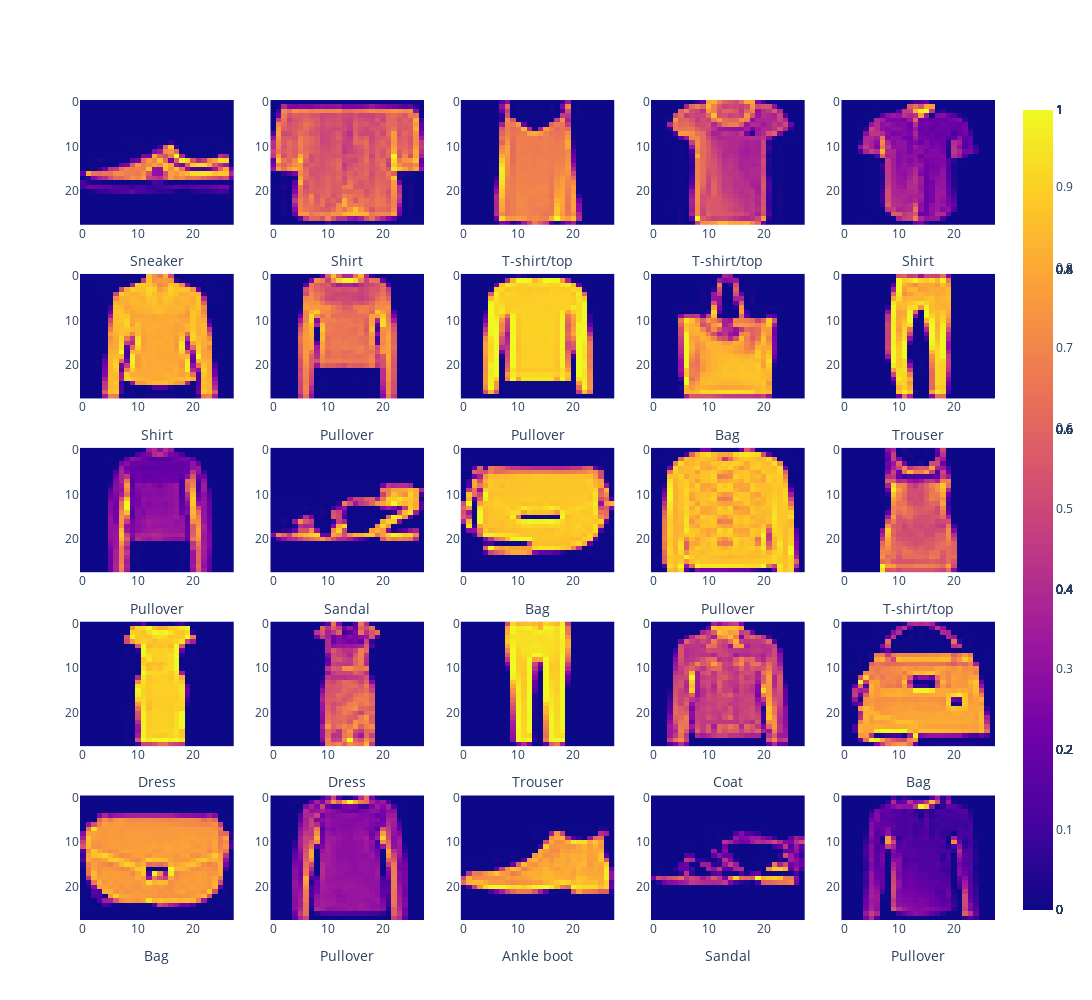

Notebook source saved alongside this figure:
### Code cell
plotRandomImg(train_data, seed=2122)

### Figure 1 — Plotly figure (JSON) as saved in the notebook; plotly's stock layout.template omitted (floating-point values rounded to 4 significant figures; data arrays with more than 128 entries replaced by an {"elided": "..."} marker saying what was removed)
{"data": [{"type": "heatmap", "xaxis": "x", "yaxis": "y", "z": {"elided": "28x28 float values"}}, {"type": "heatmap", "xaxis": "x2", "yaxis": "y2", "z": {"elided": "28x28 float values"}}, {"type": "heatmap", "xaxis": "x3", "yaxis": "y3", "z": {"elided": "28x28 float values"}}, {"type": "heatmap", "xaxis": "x4", "yaxis": "y4", "z": {"elided": "28x28 float values"}}, {"type": "heatmap", "xaxis": "x5", "yaxis": "y5", "z": {"elided": "28x28 float values"}}, {"type": "heatmap", "xaxis": "x6", "yaxis": "y6", "z": {"elided": "28x28 float values"}}, {"type": "heatmap", "xaxis": "x7", "yaxis": "y7", "z": {"elided": "28x28 float values"}}, {"type": "heatmap", "xaxis": "x8", "yaxis": "y8", "z": {"elided": "28x28 float values"}}, {"type": "heatmap", "xaxis": "x9", "yaxis": "y9", "z": {"elided": "28x28 float values"}}, {"type": "heatmap", "xaxis": "x10", "yaxis": "y10", "z": {"elided": "28x28 float values"}}, {"type": "heatmap", "xaxis": "x11", "yaxis": "y11", "z": {"elided": "28x28 float values"}}, {"type": "heatmap", "xaxis": "x12", "yaxis": "y12", "z": {"elided": "28x28 float values"}}, {"type": "heatmap", "xaxis": "x13", "yaxis": "y13", "z": {"elided": "28x28 float values"}}, {"type": "heatmap", "xaxis": "x14", "yaxis": "y14", "z": {"elided": "28x28 float values"}}, {"type": "heatmap", "xaxis": "x15", "yaxis": "y15", "z": {"elided": "28x28 float values"}}, {"type": "heatmap", "xaxis": "x16", "yaxis": "y16", "z": {"elided": "28x28 float values"}}, {"type": "heatmap", "xaxis": "x17", "yaxis": "y17", "z": {"elided": "28x28 float values"}}, {"type": "heatmap", "xaxis": "x18", "yaxis": "y18", "z": {"elided": "28x28 float values"}}, {"type": "heatmap", "xaxis": "x19", "yaxis": "y19", "z": {"elided": "28x28 float values"}}, {"type": "heatmap", "xaxis": "x20", "yaxis": "y20", "z": {"elided": "28x28 float values"}}, {"type": "heatmap", "xaxis": "x21", "yaxis": "y21", "z": {"elided": "28x28 float values"}}, {"type": "heatmap", "xaxis": "x22", "yaxis": "y22", "z": {"elided": "28x28 float values"}}, {"type": "heatmap", "xaxis": "x23", "yaxis": "y23", "z": {"elided": "28x28 float values"}}, {"type": "heatmap", "xaxis": "x24", "yaxis": "y24", "z": {"elided": "28x28 float values"}}, {"type": "heatmap", "xaxis": "x25", "yaxis": "y25", "z": {"elided": "28x28 float values"}}], "layout": {"coloraxis": {"showscale": false}, "height": 1000, "width": 1200, "xaxis": {"anchor": "y", "domain": [0, 0.168], "title": {"text": "Sneaker"}}, "xaxis10": {"anchor": "y10", "domain": [0.832, 1], "title": {"text": "Trouser"}}, "xaxis11": {"anchor": "y11", "domain": [0, 0.168], "title": {"text": "Pullover"}}, "xaxis12": {"anchor": "y12", "domain": [0.208, 0.376], "title": {"text": "Sandal"}}, "xaxis13": {"anchor": "y13", "domain": [0.416, 0.584], "title": {"text": "Bag"}}, "xaxis14": {"anchor": "y14", "domain": [0.624, 0.792], "title": {"text": "Pullover"}}, "xaxis15": {"anchor": "y15", "domain": [0.832, 1], "title": {"text": "T-shirt/top"}}, "xaxis16": {"anchor": "y16", "domain": [0, 0.168], "title": {"text": "Dress"}}, "xaxis17": {"anchor": "y17", "domain": [0.208, 0.376], "title": {"text": "Dress"}}, "xaxis18": {"anchor": "y18", "domain": [0.416, 0.584], "title": {"text": "Trouser"}}, "xaxis19": {"anchor": "y19", "domain": [0.624, 0.792], "title": {"text": "Coat"}}, "xaxis2": {"anchor": "y2", "domain": [0.208, 0.376], "title": {"text": "Shirt"}}, "xaxis20": {"anchor": "y20", "domain": [0.832, 1], "title": {"text": "Bag"}}, "xaxis21": {"anchor": "y21", "domain": [0, 0.168], "title": {"text": "Bag"}}, "xaxis22": {"anchor": "y22", "domain": [0.208, 0.376], "title": {"text": "Pullover"}}, "xaxis23": {"anchor": "y23", "domain": [0.416, 0.584], "title": {"text": "Ankle boot"}}, "xaxis24": {"anchor": "y24", "domain": [0.624, 0.792], "title": {"text": "Sandal"}}, "xaxis25": {"anchor": "y25", "domain": [0.832, 1], "title": {"text": "Pullover"}}, "xaxis3": {"anchor": "y3", "domain": [0.416, 0.584], "title": {"text": "T-shirt/top"}}, "xaxis4": {"anchor": "y4", "domain": [0.624, 0.792], "title": {"text": "T-shirt/top"}}, "xaxis5": {"anchor": "y5", "domain": [0.832, 1], "title": {"text": "Shirt"}}, "xaxis6": {"anchor": "y6", "domain": [0, 0.168], "title": {"text": "Shirt"}}, "xaxis7": {"anchor": "y7", "domain": [0.208, 0.376], "title": {"text": "Pullover"}}, "xaxis8": {"anchor": "y8", "domain": [0.416, 0.584], "title": {"text": "Pullover"}}, "xaxis9": {"anchor": "y9", "domain": [0.624, 0.792], "title": {"text": "Bag"}}, "yaxis": {"anchor": "x", "autorange": "reversed", "domain": [0.848, 1]}, "yaxis10": {"anchor": "x10", "autorange": "reversed", "domain": [0.636, 0.788]}, "yaxis11": {"anchor": "x11", "autorange": "reversed", "domain": [0.424, 0.576]}, "yaxis12": {"anchor": "x12", "autorange": "reversed", "domain": [0.424, 0.576]}, "yaxis13": {"anchor": "x13", "autorange": "reversed", "domain": [0.424, 0.576]}, "yaxis14": {"anchor": "x14", "autorange": "reversed", "domain": [0.424, 0.576]}, "yaxis15": {"anchor": "x15", "autorange": "reversed", "domain": [0.424, 0.576]}, "yaxis16": {"anchor": "x16", "autorange": "reversed", "domain": [0.212, 0.364]}, "yaxis17": {"anchor": "x17", "autorange": "reversed", "domain": [0.212, 0.364]}, "yaxis18": {"anchor": "x18", "autorange": "reversed", "domain": [0.212, 0.364]}, "yaxis19": {"anchor": "x19", "autorange": "reversed", "domain": [0.212, 0.364]}, "yaxis2": {"anchor": "x2", "autorange": "reversed", "domain": [0.848, 1]}, "yaxis20": {"anchor": "x20", "autorange": "reversed", "domain": [0.212, 0.364]}, "yaxis21": {"anchor": "x21", "autorange": "reversed", "domain": [0, 0.152]}, "yaxis22": {"anchor": "x22", "autorange": "reversed", "domain": [0, 0.152]}, "yaxis23": {"anchor": "x23", "autorange": "reversed", "domain": [0, 0.152]}, "yaxis24": {"anchor": "x24", "autorange": "reversed", "domain": [0, 0.152]}, "yaxis25": {"anchor": "x25", "autorange": "reversed", "domain": [0, 0.152]}, "yaxis3": {"anchor": "x3", "autorange": "reversed", "domain": [0.848, 1]}, "yaxis4": {"anchor": "x4", "autorange": "reversed", "domain": [0.848, 1]}, "yaxis5": {"anchor": "x5", "autorange": "reversed", "domain": [0.848, 1]}, "yaxis6": {"anchor": "x6", "autorange": "reversed", "domain": [0.636, 0.788]}, "yaxis7": {"anchor": "x7", "autorange": "reversed", "domain": [0.636, 0.788]}, "yaxis8": {"anchor": "x8", "autorange": "reversed", "domain": [0.636, 0.788]}, "yaxis9": {"anchor": "x9", "autorange": "reversed", "domain": [0.636, 0.788]}}}
